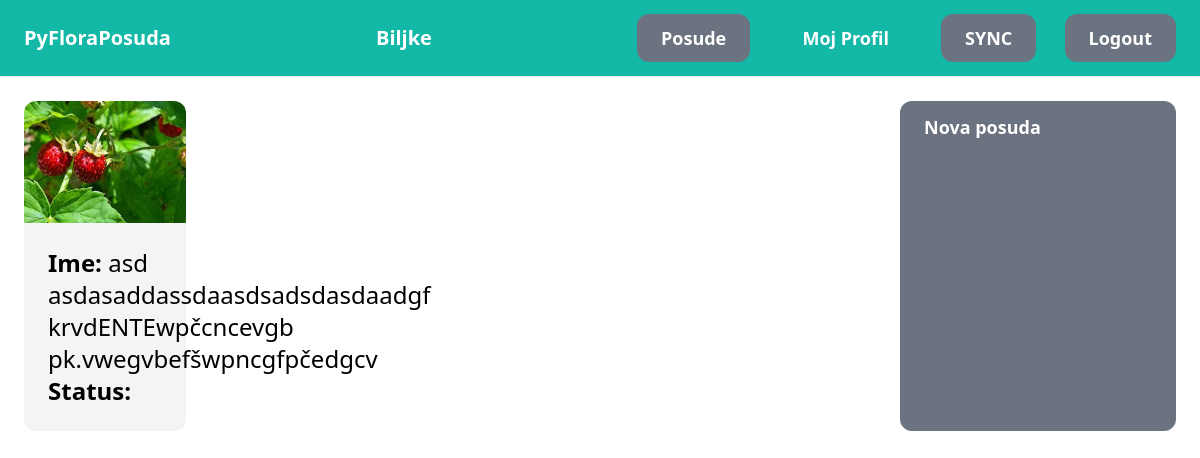
Screenshot of /posude/ (signed in) with the database file from the repository.
### pot/models.py (models this page shows, shortened)
class Pot(models.Model):
    name = models.CharField(max_length=255)
    plant = models.ForeignKey(Plant, related_name='potsPlant', on_delete=models.PROTECT, null=True, blank=True)
    user = models.ForeignKey(User, related_name='potsUser', on_delete=models.CASCADE)
    senzorTmp = models.ForeignKey(Senzors, related_name='potsSenzorTmp', on_delete=models.PROTECT)
    senzorPh = models.ForeignKey(Senzors, related_name='potsSenzorPh', on_delete=models.PROTECT)
    senzorBrightness = models.ForeignKey(Senzors, related_name='potsSenzorBrightness', on_delete=models.PROTECT)
    senzorHumidity = models.ForeignKey(Senzors, related_name='potsSenzorHumidity', on_delete=models.PROTECT)
    indoor = models.BooleanField(default=True)
    status = models.CharField(max_length=255)

### plant/models.py (models this page shows, shortened)
class Plant(models.Model):
    name = models.CharField(max_length=255)
    image = models.ImageField(upload_to='plant_images')
    humidity = models.CharField(max_length=255)
    brightness = models.CharField(max_length=255)
    temperature = models.CharField(max_length=255)
    substrate = models.CharField(max_length=255)

### pot/views.py (the view)
# urls.py: path('', views.pots, name='pots'),
def pots(request):
    pots = Pot.objects.filter(user=request.user)
    return render(request, 'pots/pots.html',{
        'pots': pots,
    })

### pot/templates/pots/pots.html (shortened to what this page needs)
{% extends 'core/base.html' %}
{% block content %}
    <div class="pb-6 grid grid-cols-4 gap-4">
        <div class="col-span-3">
            <div class="grid grid-cols-5 gap-3">
                {% for pot in pots %}
                    <div>
                        <a href="{% url 'pot:detail' pot.id %}">
                            <column>
                                <div>
                                    {% if pot.plant.image.url is not null %}
                                        <img src="{{ pot.plant.image.url }}" class="rounded-t-xl">
                                    {% else %}
                                        <img src="../media/plant_images/placeholder.jpg" class="rounded-t-xl">
                                    {% endif %}
                                </div>
                            </column>
                            <column>
                                <div class="p-6 bg-gray-100 rounded-b-xl">
                                    <p class="text-2xl"><strong>Ime: </strong> {{ pot.name }}</p>
                                    {% if pot.plant is not null %}
                                    <p class="text-2xl"><strong>Status: </strong>{{ pot.status }}</p>
                                    {% else %}
                                    <p class="text-2xl"><strong>Status: </strong>Prazna Posuda</p>
                                    {% endif %}
                                </div>
                            </column>
                        </a>
                    </div>
                {% endfor %}
            </div>
        </div>
        <a href="{% url 'pot:new'%}" class="px-6 py-3 text-lg font-semibold bg-gray-500 text-white rounded-xl hover:bg-gray-700">Nova posuda</a>
    </div>
{% endblock %}

### rows the page displays
Pot: plant.image (picture), name "asd asdasaddassdaasdsadsdasdaadgf krvdENTEwpčcncevgb pk.vwegvbefšwpncgfpčedgcv"
